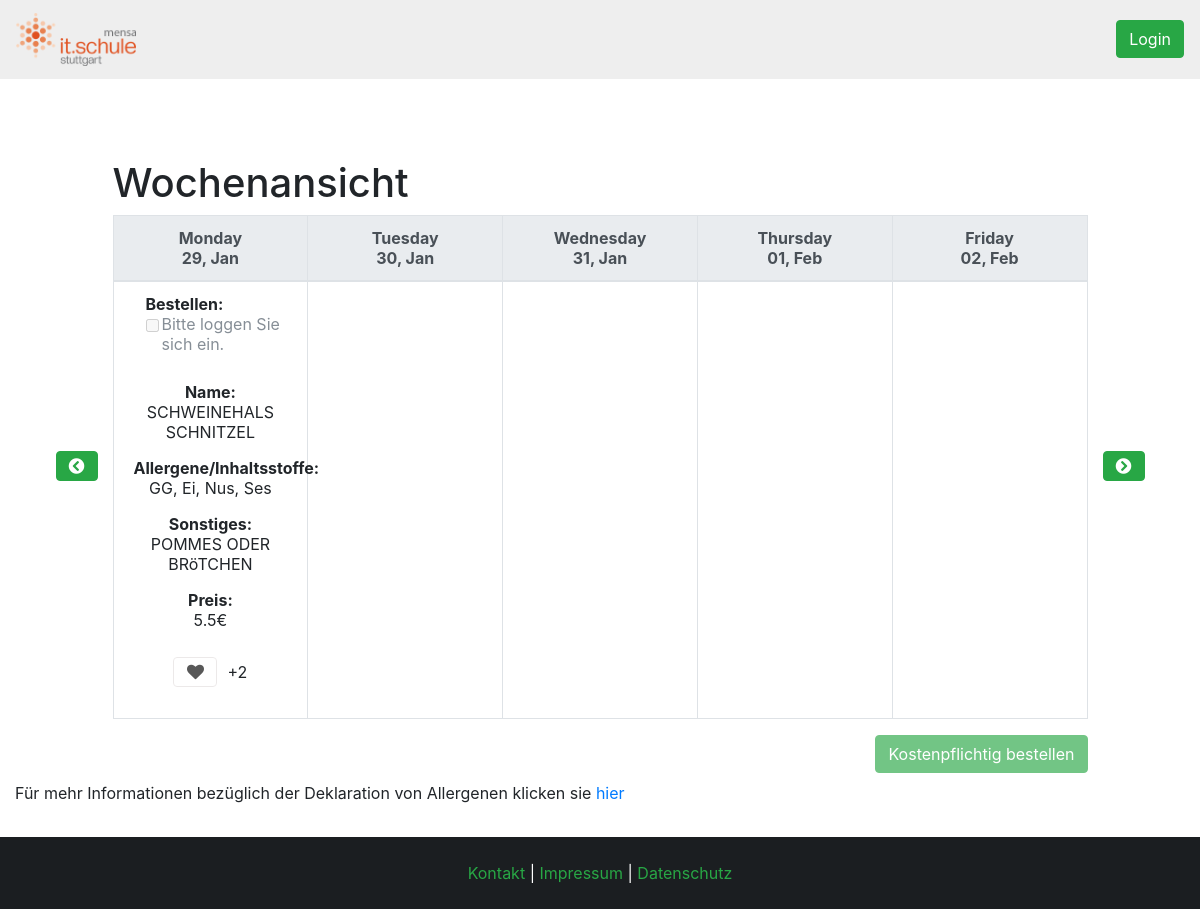
The app's page /php/index.php?week=5&year=2018 with its own data.
### tables this page shows
CREATE TABLE `speise` (
  `speise_ID` int(11) NOT NULL AUTO_INCREMENT,
  `name` varchar(45) NOT NULL,
  `preis` double NOT NULL,
  `likes` int(11) DEFAULT '0',
  `allergene_inhaltsstoffe` varchar(255) DEFAULT NULL,
  `sonstiges` varchar(255) DEFAULT NULL,
  PRIMARY KEY (`speise_ID`)
);

### php/index.php (the view, shortened to what this page needs)
<?php
	include_once 'dependencies.php';
	include_once 'functions/index_func.php';
?>
<!DOCTYPE HTML>
<html>
	<head>
		<?php
			echo $head_dependencies;
			$dt = new DateTime;
			if (isset($_GET['year']) && isset($_GET['week'])) {
				$dt->setISODate($_GET['year'], $_GET['week']);
			} else {
				$dt->setISODate($dt->format('o'), $dt->format('W'));
			}
			$year = $dt->format('o');
			$week = $dt->format('W');
		?>
	</head>
	<body>
		<?php include 'header.php';	?>
		<div class="container col-sm-12">
			<div class="d-inline-flex">
				<div class="col-sm-1 align-self-center d-flex flex-row-reverse">
					<?PHP  $ThreeWeeksAgo = date("W", strtotime("- 3 week"));  ?>
					<a href="<?php echo $_SERVER['PHP_SELF'].'?week='.($week == 1 ? 52 : $week -1).'&year='.($week == 1 ? $year - 1 : $year) . '"'; if($week <= $ThreeWeeksAgo) { echo " class='disable' "; }  ?>">
						<button class="btn btn-success index-btns" <?PHP if($week == $ThreeWeeksAgo) { echo "disabled"; }  ?> >
							<i class='fas fa-chevron-circle-left'> </i>
						</button>
					</a>
				</div>
				<div class="align-self-stretch">
					<h1>Wochenansicht</h1>
					<table class="table table-bordered day-meal-table">
						<thead class="thead-light">
							<tr>
								<?php
									if($week < 10) {
										$week = '0'. $week;
									}
									$today = new DateTime();
									for($day=1; $day<=5; $day++){
										if ($dt->getTimestamp() == $today->getTimestamp()) {
											echo "<th class='today'>";
										} else {
											echo "<th>";
										}
										echo strftime("%A", $dt->getTimestamp()) . "<br>" . strftime('%d, %b', $dt->getTimestamp()) . "</th>\n";
										$dt->modify('+1 day');
									}
								?>
							</tr>
						</thead>
						<tbody>
							<?php
								$sql = "SELECT * FROM tagesangebot";
								$result = $conn->query($sql);
								$entries =[];
								while($entry = $result->fetch_assoc()) {
									$entries[] = $entry;
								}
								for ($i=1 ;$i <=5; $i++) {
									$output=  "<td class='align-middle'>";
									$daymeal_exists = false;
									$gendate = new DateTime();
									$gendate->setISODate($year, $week, $i);
									$date = $gendate->format('Y-m-d');
									foreach ($entries as $entry){
										if ($entry['datum'] == $date) {
											$daymeal_exists = true;
											break;
										}
									}
									if($daymeal_exists) {
										$countLikes = "SELECT COUNT(*) AS speise_likes FROM likes WHERE speise_ID =" .$entry['speise_ID'];
										$foodLikes = $conn->query($countLikes)->fetch_assoc()['speise_likes'];
										if (isset($_SESSION["id"])) {
											$checkLiked = "SELECT COUNT(*) AS userlike FROM likes WHERE speise_ID =" .$entry['speise_ID'] ." AND benutzer_ID =". $_SESSION["id"];
											$has_liked = $conn->query($checkLiked)->fetch_assoc()['userlike'];
										} else {
											$has_liked = 1;
										}
										$sql = "SELECT * FROM speise where speise_ID = ".$entry["speise_ID"];
										$meal = $conn->query($sql)->fetch_assoc();
										if (!isset($_SESSION['id'])) {
												$output = $output . "<div class='form-check d-flex flex-column'>
													<div class='d-flex'>
														<b>Bestellen:</b>
													</div>
													<div class='d-flex'>
														<input class='form-check-input indexCB ml-0' name='orders[]' type='checkbox' value='".$entry['tagesangebot_ID']."' disabled>
														<label class='form-check-label text-left pl-3'>Bitte loggen Sie sich ein.</label>
													</div>
												</div><br>";
										}
										$output = $output . "<div class='d-flex flex-column'>
										<div class='p-2'><b>Name:</b><div>".$meal['name']."</div></div>
										<div class='p-2'><b>Allergene/Inhaltsstoffe:</b><div>".$meal['allergene_inhaltsstoffe']."</div></div>
										<div class='p-2'><b>Sonstiges:</b><div>".$meal['sonstiges']."</div></div>
										<div class='p-2'><b>Preis:</b><div>".$meal['preis']."€</div></div>
										<div class='p-2'>" . likeButtons($meal["speise_ID"], $foodLikes, $has_liked) . "</div>
										</div>";
									} else {
										if(((isset($_SESSION['adminrechte'])) && $_SESSION['adminrechte'] == 2)) {
											$output = $output . "<button type='button' class='btn btn-success btn-lg' data-toggle='modal' data-target='#AddDayMeal' onclick=AddValuesToModal('".$date."')>Hinzufügen</button>";
										}
									}
									$output = $output . "</td>";
									echo $output;
								}
							?>
						</tbody>
					</table>
					<div class="order-btn">
						<input type="button" name="bestellen" class="btn btn-success order-btn" id="order-btn" value="Kostenpflichtig bestellen" data-toggle='modal' data-target='#confirm-submit' disabled>
					</div>
				</div>
				<div class="col-sm-1 align-self-center">
					<a href="<?php echo $_SERVER['PHP_SELF'].'?week='.($week == 52 ? 1 : 1 + $week).'&year='.($week == 52 ? 1 + $year : $year); ?>" class="right-arrow">
						<button class="btn btn-success position-relative">
							<i class='fas fa-chevron-circle-right'> </i>
						</button>
					</a>
				</div>
			</div>
			<p class="mt-2 mb-2">Für mehr Informationen bezüglich der Deklaration von Allergenen klicken sie <a href="allergene.php">hier</a></p>
		</div>
	</body>
	<?php
		include 'footer.php';
	?>
</html>

### style/style.css (style rules this page uses)
* { box-sizing: border-box; }
html { margin: 0; padding: 0; height: 100%; }
body { position: relative; min-height: 100%; padding-bottom: 6em; }
table, thead, tbody, td, th { text-align: center; }
.order-btn { float: right; }
.day-meal-table { table-layout: fixed; }
.modalbox.success button, .modalbox.success button:active, .modalbox.success button:focus, { -webkit-transition: all 0.1s ease-in-out; transition: all 0.1s ease-in-out; -webkit-border-radius: 0; -moz-border-radius: 0; border-radius: 0; margin-top: 15px; width: 80%; background: transparent; color: #4caf50; border-color: #4caf50; outline: none; }

### records on screen
speise: name "SCHWEINEHALS SCHNITZEL", allergene_inhaltsstoffe "GG, Ei, Nus, Ses", sonstiges "POMMES ODER BRöTCHEN", preis "5.5"
